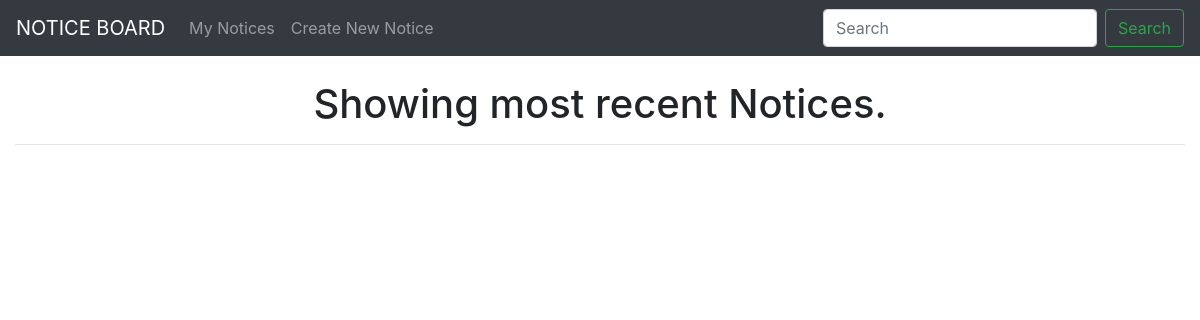
The app's page /, older data.
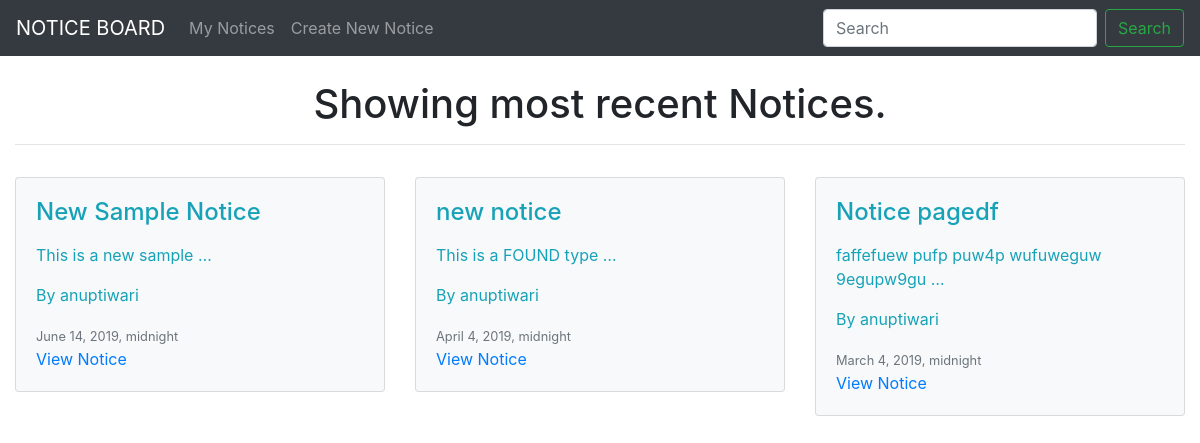
The same page, newer data.
### noticeboard/models.py (models this page shows, shortened)
class notice(models.Model):
    noticeUser  = models.ForeignKey(User, default=1, null=True, on_delete=models.SET_NULL)
    noticeTitle = models.CharField(max_length=25)
    noticeImage = models.ImageField(upload_to='images/', blank=True, null=True)
    noticeSlug  = models.SlugField(unique=True)
    noticeType  = models.CharField(max_length=10)
    noticeBody  = models.TextField(max_length=240)
    publishDate = models.DateTimeField(auto_now=False, auto_now_add=False, null=True, blank=True)
    timestamp   = models.DateTimeField(auto_now_add=True)
    updateDate  = models.DateTimeField(auto_now=True)
    objects = noticeManager()
    class Meta:
        ordering = ['-publishDate', '-updateDate', '-timestamp']
    def postUrl(self):
        return f"/notice/notice-details/{self.noticeSlug}"

### noticeboard/views.py (the view)
# urls.py: path('', homepage),
def homepage(request):
    qs = notice.objects.all().published()
    context = {"objects" : qs}
    templateName = "listNotices.html"
    return render(request, templateName, context)

### noticeboard/models.py (called while the page is built)
    def published(self):
        now = timezone.now()
        return self.filter(publishDate__lte=now)

    def get_queryset(self):
        return noticeQuerySet(self.model, using=self._db)

### noticeboard/templates/listNotices.html
{% extends "layout.html" %}
{% block content %}
        <br>
        {% if customTitle %}
            <h1 align="center">Showing most recent notices posted by you.</h1>
        {% else %}
            <h1 align="center">Showing most recent Notices.</h1>
        {% endif %}
        <hr>
        <div class="row">
            {% for notice in objects %}
                {% include "notice-list-inline.html" with notice=notice truncate=True details=False %}
            {% endfor %}
        </div>
{% endblock %}

### noticeboard/templates/layout.html (shortened to what this page needs)
<!doctype html>
<html lang="en">
  <head>
    <link rel="stylesheet" href="https://stackpath.bootstrapcdn.com/bootstrap/4.3.1/css/bootstrap.min.css">
  </head>
  <body>
    {% include "navbar.html" %}
    <div class="container-fluid">
      {% block content %}{% endblock %}
    </div>
  </body>
</html>

### noticeboard/templates/navBar.html (shortened to what this page needs)
<nav class="navbar navbar-expand-lg navbar-dark bg-dark">
    <a class="navbar-brand" href="/">NOTICE BOARD</a>
    <div class="collapse navbar-collapse" id="navbarSupportedContent">
      <ul class="navbar-nav mr-auto">
        <li class="nav-item">
          <a class="nav-link" href="/notices/">My Notices <span class="sr-only">(current)</span></a>
        </li>
        <li class="nav-item">
          <a class="nav-link" href="/new-notice/">Create New Notice</a>
        </li>
      </ul>
      <form class="form-inline my-2 my-lg-0" action="/notice-search/">
        <input class="form-control mr-sm-2" type="search" placeholder="Search" name="q" aria-label="Search">
        <button class="btn btn-outline-success my-2 my-sm-0" type="submit">Search</button>
      </form>
    </div>
  </nav>

### noticeboard/templates/notice-list-inline.html (shortened to what this page needs)
<div class="col-12 col-md-4 mb-3 mt-3">
    <div class="card bg-light text-info">
        <div class="card-body">
            <h4 class="card-title">{{ notice.noticeTitle }}</h4>
            <p class="card-text">
                {% if truncate %}
                    {{ notice.noticeBody | linebreaks | truncatewords:5}}
                {% else %}
                    {{ notice.noticeBody | linebreaks }}
                {% endif %}
            </p>
            {% if not details %}
            <p class="card-text">By {{ notice.noticeUser }}</p>
                {% if not notice.publishDate %}
                    <i>Saved as Draft</i>
                {% else %}
                    <small class="text-muted">{{ notice.publishDate }}</small>
                {% endif %}<br>
                <a href="{{ notice.postUrl }}" >View Notice</a>
            {% endif %}
        </div>
    </div>
</div>

Row changes from the older to the newer data that the page shows:
added notice: noticeTitle "New Sample Notice", noticeBody "This is a new sample …", noticeUser "anuptiwari", publishDate "June 14, 2019, midnight"
now on this page (row edited): notice: noticeTitle "new notice", noticeBody "This is a FOUND type …", noticeUser "anuptiwari", publishDate "April 4, 2019, midnight"
added notice: noticeTitle "Notice pagedf", noticeBody "faffefuew pufp puw4p wufuweguw 9egupw9gu …", noticeUser "anuptiwari", publishDate "March 4, 2019, midnight"
